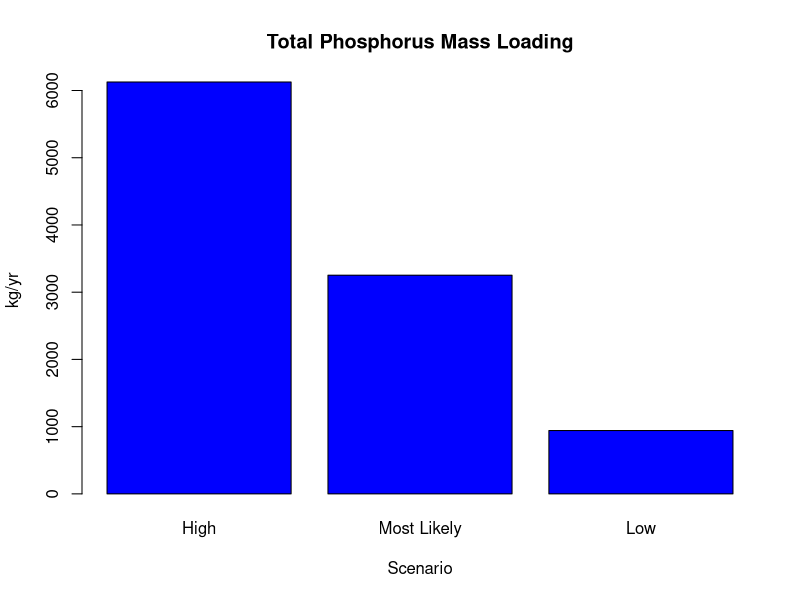
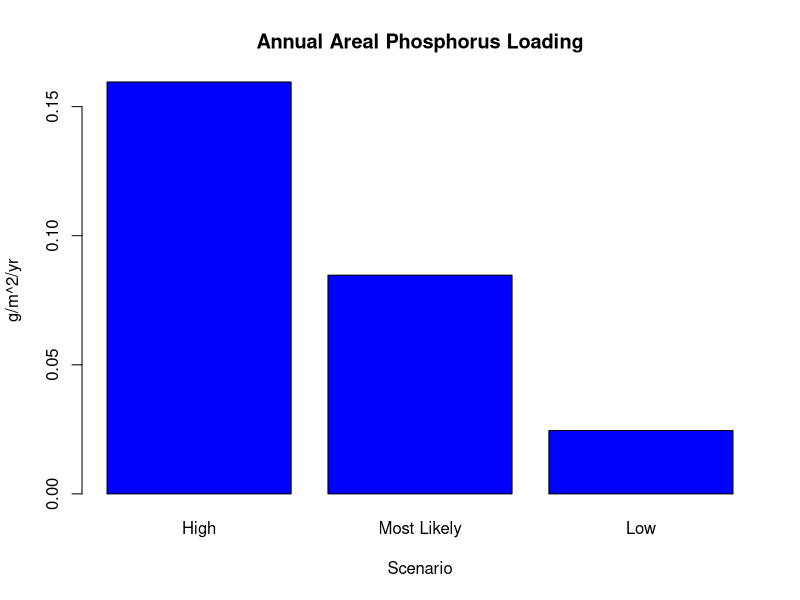
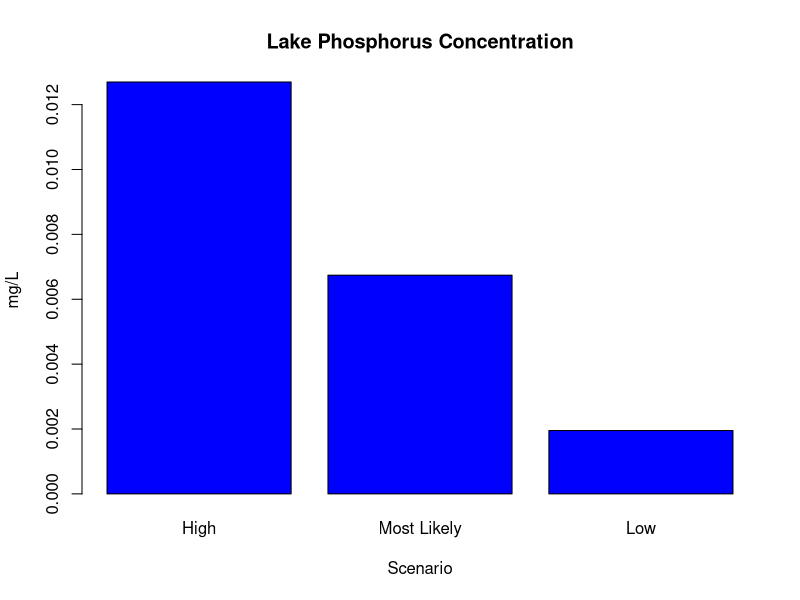

The R source for these figures, in order: (Note: this script raises an error after producing the figures.)
## ---- chunk 1
Code.Book <- data.frame(Variable=c("P", "L", "qs", "vs", "Q", "Ad", "Ao", "r", "Pr", "EcFr(Hi,Lk,Lo)", "EcAg(Hi,Lk,Lo)", "EcUr(Hi,Lk,Lo)", "EcPr(Hi,Lk,Lo)", "EcSt(Hi,Lk,Lo)", "AreaFr", "AreaAg", "AreaUr", "NCap", "SR(Hi,Lk,Lo)", "PSI(Hi,Lk,Lo)", "Ind(P,S)", "Days(P,S)", "Units(P,S)", "M", "smlog", "sm(pos,neg)", "sL(pos,neg)", "sT(pos,neg)", "h", "pbounded", "limit(up/lo)"),
Definition=c("phosphorus concentration", "phosphorus loading", "areal water loading", "apparent phosphorus settling velocity", "inflow water volume to lake", "watershed area", "lake surface area", "total annual unit runoff", "mean annual net precipitation", "export coefficient for forest land (high, most likely, low)", "export coefficient for agricultural land (high, most likely, low)", "export coefficient for urban area (high, most likely, low)", "export coefficient for precipitation (high, most likely, low)", "export coefficient for septic tanks (high, most likely, low)", "area of forest land", "area of agricultural land", "area of urban land", "number of capita years in watershed serviced by septic tank/tile filed systems impacting the lake", "soil retention coefficient (high, most likely, low)", "point source input (high, most likely, low)", "average number of persons per living unit (Permanent, Seasonal)", "number of days spent at unit per year (Permanent, Seasonal)", "number of living units (Permanent, Seasonal)", "total phosphorus mass loading", "log model error", "model error (pos,neg)", "loading error (pos,neg)", "uncertainty (pos,neg)", "multiplier constant", "probability that the confidence limits contain the true value", "confidence limits (up,lo)"),
Units=c("mg/L", "g/m2/yr", "m/yr", "m/yr", "10^6 m3/yr", "10^6 m2", "10^6 m2", "m/yr", "m/yr", "kg/10^6 m2/yr", "kg/10^6 m2/yr", "kg/10^6 m2/yr", "kg/10^6 m2/yr", "kg/(capita/yr)/yr", "10^6 m2", "10^6 m2", "10^6 m2", "N", "dimensionless", "kg/yr", "N", "N", "N", "kg/yr", "logarithmic units", "mg/L", "mg/L", "mg/L", "unitless", "probability", "mg/L" ))

library(knitr)
kable(Code.Book)
## ---- chunk 2
# TODO: change to read external csv files and select lake data by lake name
# lake <- read.csv("lake.csv")
# area <- read.csv("area.csv")
# coHi <- read.csv("coHi.csv")
# coLk <- read.csv("coLk.csv")
# coLo <- read.csv("coLo.csv")
# pop <- read.csv("pop.csv")
lake <- data.frame(Name="Higgins", Ad=87.41, r=0.2415, Ao=38.4, Pr=0.254)
area <- data.frame(Name="Higgins", For=83.47, Agr=0.16, Urb=3.78)
coHi <- data.frame(Name="Higgins", EcFrHi=40, EcAgHi=80, EcUrHi=150, EcPrHi=50, EcStHi=1, SRHi=0.5, PSIHi=0)
coLk <- data.frame(Name="Higgins", EcFrLk=20, EcAgLk=30, EcUrLk=90,EcPrLk=30, EcStLk=0.6, SRLk=0.75, PSILk=0)
coLo <- data.frame(Name="Higgins", EcFrLo=2, EcAgLo=10, EcUrLo=50, EcPrLo=15, EcStLo=0.3, SRLo=0.95, PSILo=0)
# NB: hi-lo SR values appear reversed because will be 1-value in equations
pop <- data.frame(Name="Higgins", IndP=0, DaysP=0, UnitsP=0, IndS=3.5, DaysS=60, UnitsS=1000)
# TODO: add high and low future scenarios
# TODO: add input error check to confirm that input parameters conform to restrictions in Table 1.
## ---- chunk 3
Q <- (lake$Ad*lake$r)+(lake$Ao*lake$Pr)
qs <- Q/lake$Ao
## ---- chunk 4
NCap <- (pop$IndP*(pop$DaysP/365)*pop$UnitsP)+(pop$IndS*(pop$DaysS/365)*pop$UnitsS)
## ---- chunk 5
MHi <- (area$For*coHi$EcFrHi)+(area$Agr*coHi$EcAgHi)+(area$Urb*coHi$EcUrHi)+(lake$Ao*coHi$EcPrHi)+(NCap*coHi$EcStHi*(1-coHi$SRHi))+coHi$PSIHi

MLk <- (area$For*coLk$EcFrLk)+(area$Agr*coLk$EcAgLk)+(area$Urb*coLk$EcUrLk)+(lake$Ao*coLk$EcPrLk)+(NCap*coLk$EcStLk*(1-coLk$SRLk))+coLk$PSILk

MLo <- (area$For*coLo$EcFrLo)+(area$Agr*coLo$EcAgLo)+(area$Urb*coLo$EcUrLo)+(lake$Ao*coLo$EcPrLo)+(NCap*coLo$EcStLo*(1-coLo$SRLo))+coLo$PSILo
#TODO: vectorize this code for efficiency

barplot(c(MHi,MLk,MLo), main="Total Phosphorus Mass Loading", 
        ylab="kg/yr", xlab="Scenario", col="blue",
        names.arg=c("High", "Most Likely", "Low"))
## ---- chunk 6
LHi <- (MHi/lake$Ao)*10^-3
LLk <- MLk/lake$Ao*10^-3
LLo <- MLo/lake$Ao*10^-3
#TODO: vectorize this code for efficiency

barplot(c(LHi,LLk,LLo), main="Annual Areal Phosphorus Loading", 
        ylab="g/m^2/yr", xlab="Scenario", col="blue",
        names.arg=c("High", "Most Likely", "Low"))
## ---- chunk 7
PHi<- LHi/(11.6+(1.2*qs))
PLk<- LLk/(11.6+(1.2*qs))
PLo<- LLo/(11.6+(1.2*qs))
#TODO: vectorize this code for efficiency

barplot(c(PHi,PLk,PLo), main="Lake Phosphorus Concentration", 
        ylab="mg/L", xlab="Scenario", col="blue",
        names.arg=c("High", "Most Likely", "Low"))
## ---- chunk 8
logPLk <- log10(PLk)
## ---- chunk 9
#Positive and negative model errors
smpos <- (10^(logPLk+0.128))-PLk
smneg <- (10^(logPLk-0.128))-PLk

#Positive and negative loading errors
sLpos <- (PHi-PLk)/2
sLneg <- (PLk-PLo)/2

#Positive and negative uncertainty
sTpos <- sqrt((smpos)^2+(sLpos)^2)
sTneg <- sqrt((smneg)^2+(sLneg)^2)

# Confidence limits
# multiple of prediction error, h=1=55% bounds, h=2=90% bounds
h = 2 
pbounded <- 1-(1/(2.25*h^2))
limitlo <- PLk-(h*sTneg)
limitup <- PLk+(h*sTpos)
## ---- chunk 10
#determine where lower bound falls
if (limitlo<0.010){
    trophlo <- "oligotrophic"
} else if(0.01<limitlo & limitlo<0.020){
        trophlo <- "mesotrophic"
    } else if (0.020<limitlo & limitlo<0.050){
            trophlo <- "eutrophic"
        } else {
            trophlo <- "hypereutrophic"
        }
#determine where upper bound falls
if (limitup<0.010){
    trophup <- "oligotrophic"
} else if(0.01<limitup & limitup<0.020){
        trophup <- "mesotrophic"
    } else if (0.020<limitup & limitup<0.050){
            trophup <- "eutrophic"
        } else {
            trophup <- "hypereutrophic"
        }
## ---- chunk 11
inputPanel(
  sliderInput("civar", label = "Set desired confidence interval:",
              min = 0.55, max = 0.95, value = 0.90, step = 0.05)
)

renderText({
    hvar = sqrt(1/(2.25*(1-input$civar)))
    limitlo <- PLk-(hvar*sTneg)
    limitup <- PLk+(hvar*sTpos)
    #determine where lower bound falls
    if (limitlo<0.010){
        trophlo <- "oligotrophic"
    } else if(0.01<limitlo & limitlo<0.020){
        trophlo <- "mesotrophic"
    } else if (0.020<limitlo & limitlo<0.050){
        trophlo <- "eutrophic"
    } else {
        trophlo <- "hypereutrophic"
    }
    #determine where upper bound falls
    if (limitup<0.010){
        trophup <- "oligotrophic"
    } else if(0.01<limitup & limitup<0.020){
        trophup <- "mesotrophic"
    } else if (0.020<limitup & limitup<0.050){
        trophup <- "eutrophic"
    } else {
        trophup <- "hypereutrophic"
    }
    paste0("For the lake Higgins there is a ", input$hvar, " probability that the true phosphorus concentration value falls between ", round(limitlo,5), " mg/L (", trophlo, ") and ", round(limitup,5), " mg/L (", trophup, ").")
})
